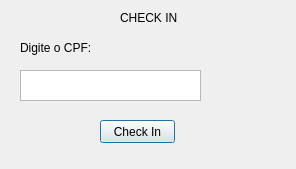
<?xml version="1.0" encoding="UTF-8"?>
<ui version="4.0">
 <class>CheckIn</class>
 <widget class="QDialog" name="CheckIn">
  <property name="geometry">
   <rect>
    <x>0</x>
    <y>0</y>
    <width>296</width>
    <height>169</height>
   </rect>
  </property>
  <property name="windowTitle">
   <string>Check In</string>
  </property>
  <widget class="QPushButton" name="pushButton">
   <property name="geometry">
    <rect>
     <x>100</x>
     <y>120</y>
     <width>75</width>
     <height>23</height>
    </rect>
   </property>
   <property name="text">
    <string>Check In</string>
   </property>
  </widget>
  <widget class="QLabel" name="label">
   <property name="geometry">
    <rect>
     <x>20</x>
     <y>40</y>
     <width>211</width>
     <height>16</height>
    </rect>
   </property>
   <property name="text">
    <string>Digite o CPF:</string>
   </property>
  </widget>
  <widget class="QLabel" name="label_2">
   <property name="geometry">
    <rect>
     <x>120</x>
     <y>10</y>
     <width>61</width>
     <height>16</height>
    </rect>
   </property>
   <property name="text">
    <string>CHECK IN</string>
   </property>
  </widget>
  <widget class="QPlainTextEdit" name="plainTextEdit">
   <property name="geometry">
    <rect>
     <x>20</x>
     <y>70</y>
     <width>181</width>
     <height>31</height>
    </rect>
   </property>
  </widget>
 </widget>
 <resources/>
 <connections/>
</ui>
